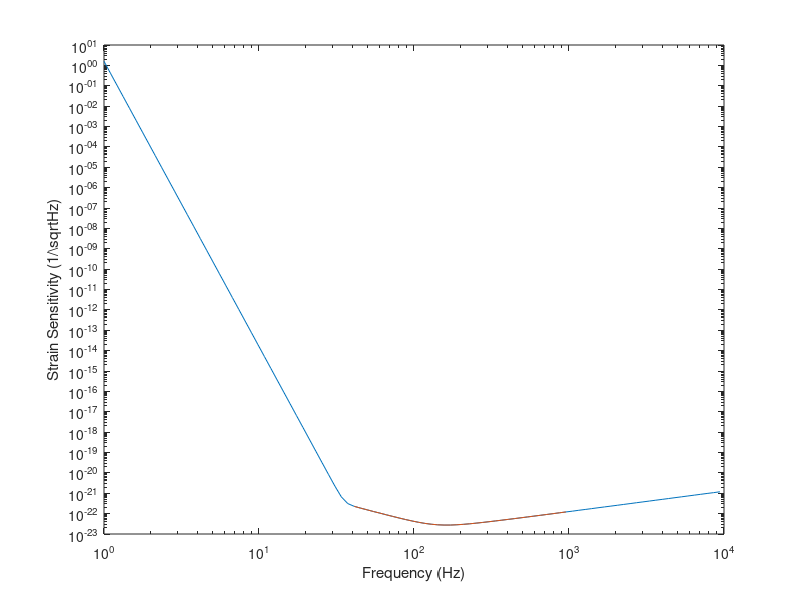

Write MATLAB code to recreate this figure. (Note: this script raises an error after producing the figure.)
%% Generate simulated noise using the Wierner-Khinchin theorem
% File containing target sensitivity curve (first column is frequency and
% second column is square root of PSD).
targetSens = load('iLIGOSensitivity.txt');
%%
% Plot the target sensitivity.
loglog(targetSens(:,1),targetSens(:,2));
xlabel('Frequency (Hz)');
ylabel('Strain Sensitivity (1/\sqrt{Hz})');

%%
% Select pass band.
fLow = 40;%Hz
fHigh = 1024;%Hz
indxfCut = targetSens(:,1)<= fLow | targetSens(:,1)>= fHigh;
targetSens(indxfCut,2)=0;
hold on;
loglog(targetSens(:,1),targetSens(:,2));
snapnow;
%%
% Sampling frequency of the data to be generated (should be less than half
% of the maximum frequency in target PSD.
fs = 4096;%Hz

%% Design filter
% B = fir2(N,F,A) designs an Nth order linear phase FIR digital filter with
% the frequency response specified by vectors F and A and returns the
% filter coefficients in length N+1 vector B.  The frequencies in F must be
% given in increasing order with 0.0 < F < 1.0 and 1.0 corresponding to
% half the sample rate.
%%
% FIR filter order
filtOrdr = 100;
%%
% We only include frequencies up to the Nyquist frequency (half of sampling
% frequency) when designing the filter.
indxfCut = targetSens(:,1)<=fs/2;
% Truncate the target PSD to Nyquist frequency.
targetSens = targetSens(indxfCut,:);

%%
% Add 0 frequency and corresponding PSD value
% as per the requirement of FIR2. Similarly add Nyquist frequency.
if targetSens(1,1) > 0 
    addZero = 1;
else
    addZero = 0;
end
if targetSens(end,1) < fs/2
    addNyq = 1;
else
    addNyq = 0;
end
%%
if addZero
    targetSens = [[0,0];targetSens];
end
if addNyq
    targetSens = [targetSens;[fs/2,0]];
end
%%
% Obtain filter coefficients. 
b = fir2(filtOrdr,targetSens(:,1)/(fs/2),targetSens(:,2));

%%
% Compare target and designed quantities
%Get the impulse response
impDataNSamples = 2048;
impSample = floor(impDataNSamples/2);
impVec = zeros(1,impDataNSamples);
impVec(impSample)=1;
impResp = fftfilt(b,impVec);
%%
%Get the transfer function
designTf = fft(impResp);
%%
%Plot the magnitude of the filter transfer function.
figure;
kNyq = floor(impDataNSamples/2)+1;
posFreq = (0:(kNyq-1))*(1/(impDataNSamples/fs));
plot(posFreq,abs(designTf(1:kNyq)));
hold on;
plot(targetSens(:,1),targetSens(:,2));
ylabel('TF magnitude');
legend('Designed','Target');
xlabel('Frequency (Hz)');
snapnow;

%% Generate noise
% Pass a white noise sequence through the designed filter.
nDataSamples = 16384;
inputNoise = randn(1,nDataSamples);
outputNoise = fftfilt(b,inputNoise);
figure;
plot((0:(nDataSamples-1))/fs,outputNoise);
snapnow;
%%
% Estimate PSD of simulated noise. *Note*: Scaling may be off because of
% (a) factors involved in discrete version of Wiener-Khinchin theorem, and
% (b) factors involved in how pwelch defines PSD. This can be easily
% corrected by multiplying with an overall factor (exercise: work out the
% factor!).
[pxx,f] = pwelch(outputNoise,2048,[],2048,fs);
figure;
plot(f,sqrt(pxx));
xlabel('Frequency (Hz)');
ylabel('[PSD]^{1/2}');
snapnow;